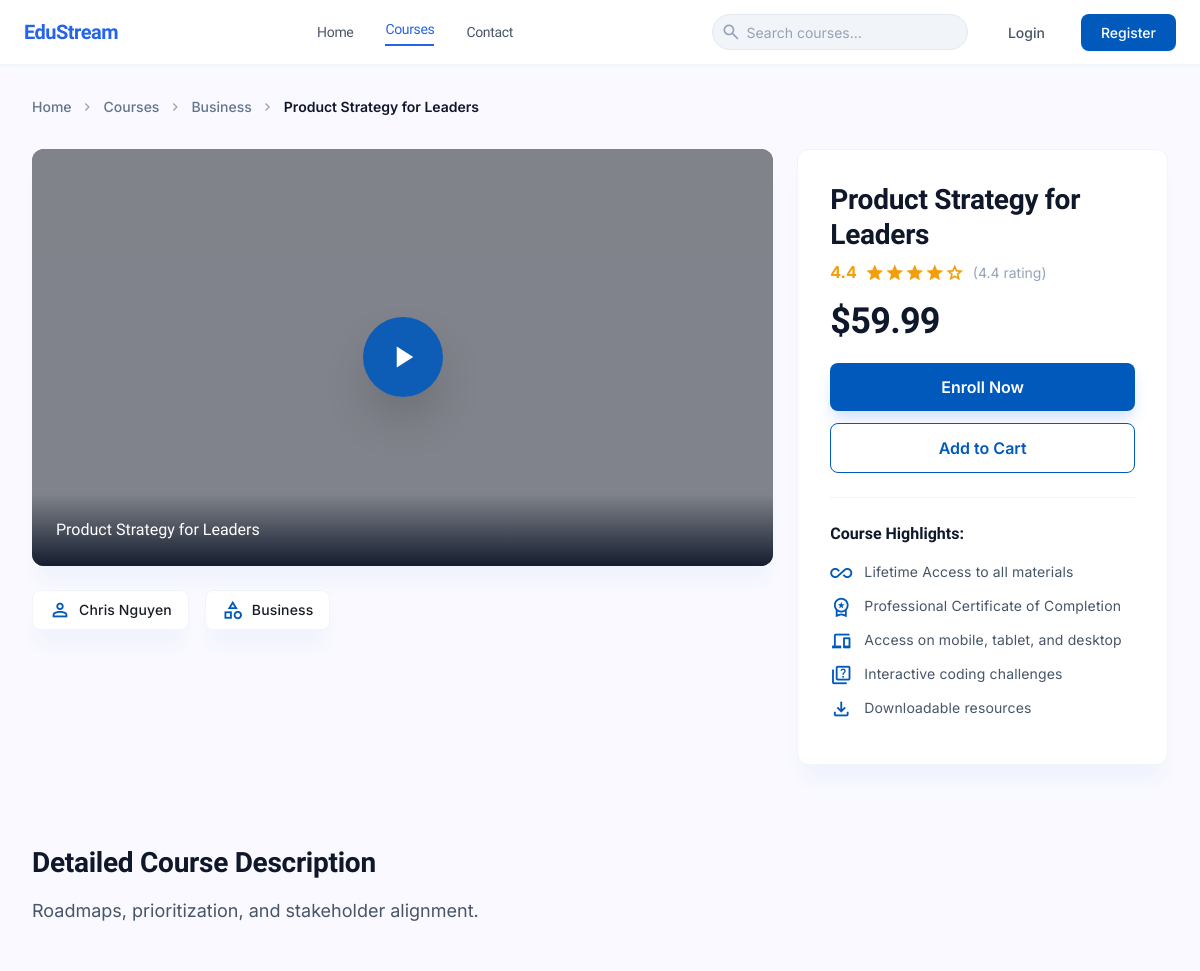
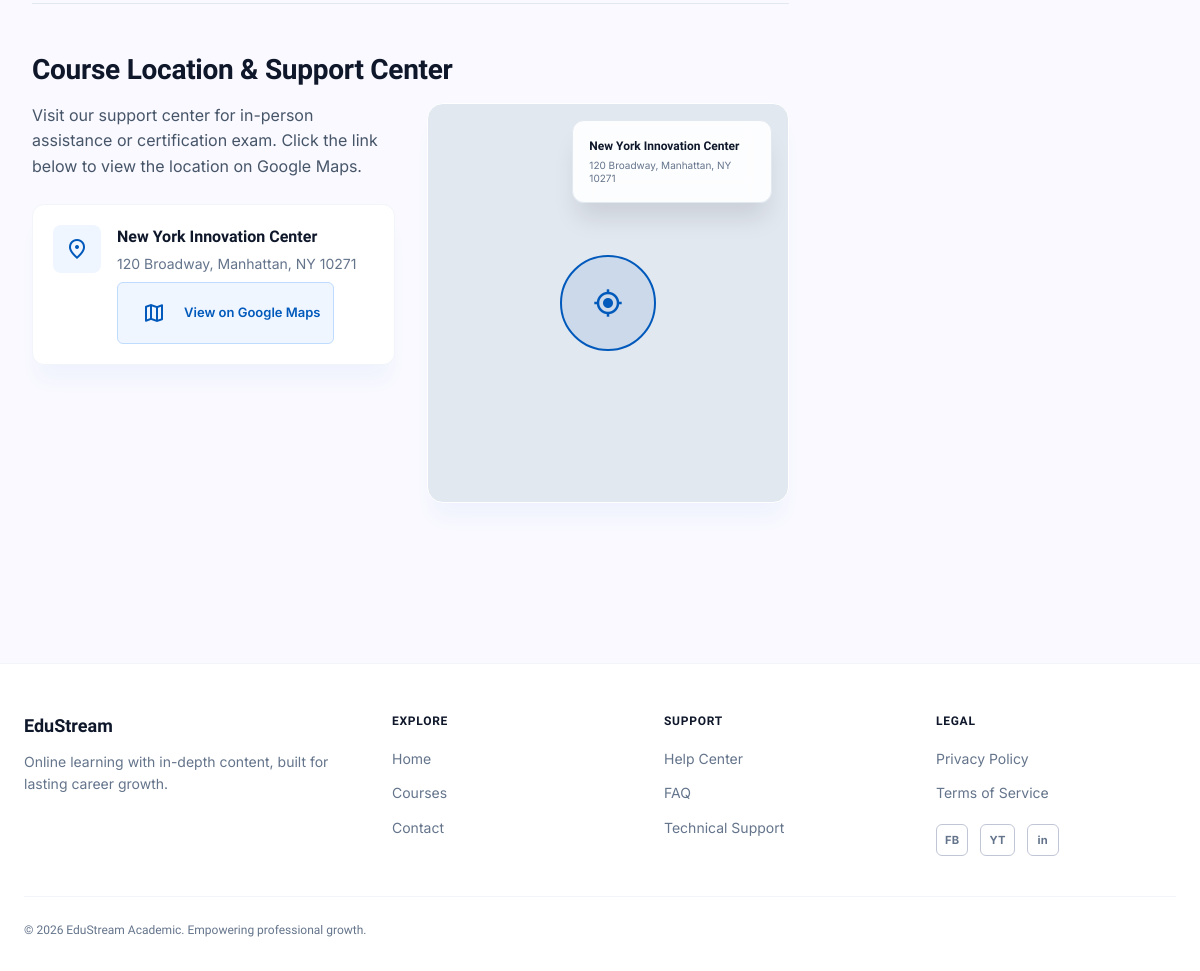
The app's page /courses/detail/product-strategy-leaders with its own data (2 pictures, top to bottom).
### tables this page shows
CREATE TABLE courses (
    course_id INT AUTO_INCREMENT PRIMARY KEY,
    title VARCHAR(200) NOT NULL,
    slug VARCHAR(220) NOT NULL,
    instructor VARCHAR(150) NOT NULL DEFAULT '',
    description TEXT,
    price DECIMAL(10, 2) NOT NULL DEFAULT 0.00,
    rating FLOAT DEFAULT 0,
    category_id INT,
    location_id INT,
    image_url VARCHAR(512),
    created_at TIMESTAMP DEFAULT CURRENT_TIMESTAMP,
    UNIQUE KEY uq_courses_slug (slug),
    FOREIGN KEY (category_id) REFERENCES categories(category_id) ON DELETE SET NULL,
    FOREIGN KEY (location_id) REFERENCES locations(location_id) ON DELETE SET NULL
);

CREATE TABLE categories (
    category_id INT AUTO_INCREMENT PRIMARY KEY,
    category_name VARCHAR(100) NOT NULL,
    description TEXT,
    created_at TIMESTAMP DEFAULT CURRENT_TIMESTAMP
);

CREATE TABLE locations (
    location_id INT AUTO_INCREMENT PRIMARY KEY,
    location_name VARCHAR(150) NOT NULL,
    address VARCHAR(255) NOT NULL,
    map_link TEXT NOT NULL,
    created_at TIMESTAMP DEFAULT CURRENT_TIMESTAMP
);

### app/controllers/CoursesController.php (called while the page is built, shortened)
<?php
class CoursesController extends Controller {
    public function detail($slug = '') {
        $courseModel = $this->model('CourseModel');
        $course = $courseModel->getCourseBySlug($slug);
        $data = [
            'title' => htmlspecialchars($course['title']) . ' - EduStream',
            'course' => $course
        ];
        $this->view('course_detail/course_detail', $data);
    }
}

### app/core/App.php (called while the page is built, shortened)
<?php
class App {
    protected $method = 'index';
    public function __construct() {
        $url = $this->parseUrl();
        if (isset($url[0]) && file_exists('app/controllers/' . ucfirst($url[0]) . 'Controller.php')) {
            unset($url[0]);
        }
        $this->controller = new $this->controller;
        if (isset($url[1])) {
            if (method_exists($this->controller, $url[1])) {
                $this->method = $url[1];
                unset($url[1]);
            }
        }
        $this->params = $url ? array_values($url) : [];
        call_user_func_array([$this->controller, $this->method], $this->params);
    }
    public function parseUrl() {
        if (isset($_GET['url'])) {
            return explode('/', filter_var(rtrim($_GET['url'], '/'), FILTER_SANITIZE_URL));
        }
    }
}

### index.php (called while the page is built, shortened)
<?php
new App();

### app/core/Database.php (called while the page is built, shortened)
<?php
class Database {
    private $host = 'localhost';
    private $user = 'root';
    private $pass = 'root';
    private $dbname = 'online_course_platform';
    private $port = '8889';
    private $dbh;
    private $stmt;
    public function __construct() {
        $dsn = 'mysql:host=' . $this->host . ';port=' . $this->port . ';dbname=' . $this->dbname . ';charset=utf8mb4';
        try {
            $this->dbh = new PDO($dsn, $this->user, $this->pass, array(
                PDO::ATTR_ERRMODE => PDO::ERRMODE_EXCEPTION,
                PDO::ATTR_DEFAULT_FETCH_MODE => PDO::FETCH_ASSOC
            ));
        } catch (PDOException $e) {
            die("Lỗi kết nối CSDL: " . $e->getMessage());
        }
    }
    public function query($sql) {
        $this->stmt = $this->dbh->prepare($sql);
    }
    public function bind($param, $value, $type = null) {
        if (is_null($type)) {
            switch (true) {
                default:
                    $type = PDO::PARAM_STR;
            }
        }
        $this->stmt->bindValue($param, $value, $type);
    }
    public function execute() {
        return $this->stmt->execute();
    }
    public function single() {
        $this->execute();
        return $this->stmt->fetch();
    }
}

### app/models/CourseModel.php (called while the page is built, shortened)
<?php
class CourseModel {
    private $db;
    public function __construct() {
        $this->db = new Database();
    }
    public function getCourseBySlug($slug) {
        $sql = "SELECT c.*,
                    cat.category_name,
                    l.location_name, l.address, l.map_link
                FROM courses c
                LEFT JOIN categories cat ON c.category_id = cat.category_id
                LEFT JOIN locations l ON c.location_id = l.location_id
                WHERE c.slug = :slug";
        $this->db->query($sql);
        $this->db->bind(':slug', $slug);
        return $this->db->single();
    }
}

### app/views/course_detail/course_detail.php (the view, shortened to what this page needs)
<?php
require __DIR__ . '/../includes/header.php';
?>
<main class="cd-main">
    <nav class="cd-breadcrumb" aria-label="Breadcrumb">
        <a href="<?= htmlspecialchars(BASE_URL) ?>/">Home</a>
        <span class="material-symbols-outlined cd-breadcrumb__sep" aria-hidden="true">chevron_right</span>
        <a href="<?= htmlspecialchars(BASE_URL) ?>/courses">Courses</a>
        <span class="material-symbols-outlined cd-breadcrumb__sep" aria-hidden="true">chevron_right</span>
        <a href="<?= htmlspecialchars(BASE_URL) ?>/courses"><?= htmlspecialchars($course['category_name'] ?? 'Category') ?></a>
        <span class="material-symbols-outlined cd-breadcrumb__sep" aria-hidden="true">chevron_right</span>
        <span class="cd-breadcrumb__current"><?= htmlspecialchars($course['title'] ?? '') ?></span>
    </nav>
    <div class="cd-layout">
        <div class="cd-primary">
            <div class="cd-video ambient-shadow">
                <div class="cd-video__play-wrap">
                    <button type="button" class="cd-video__play" aria-label="Play course preview">
                        <span class="material-symbols-outlined cd-play-icon" aria-hidden="true">play_arrow</span>
                    </button>
                </div>
                <div class="cd-video__caption">
                    <p><?= htmlspecialchars($course['title'] ?? 'Course Preview') ?></p>
                </div>
            </div>
            <div class="cd-meta-row">
                <div class="cd-meta-chip">
                    <span class="material-symbols-outlined" aria-hidden="true">person</span>
                    <span><?= htmlspecialchars($course['instructor'] ?? 'Instructor') ?></span>
                </div>
                <div class="cd-meta-chip">
                    <span class="material-symbols-outlined" aria-hidden="true">category</span>
                    <span><?= htmlspecialchars($course['category_name'] ?? 'General') ?></span>
                </div>
            </div>
        </div>
        <aside class="cd-sidebar">
            <div class="cd-purchase ambient-shadow">
                <div>
                    <h1 class="cd-purchase__title"><?= htmlspecialchars($course['title'] ?? '') ?></h1>
                    <div class="cd-purchase__rating-row">
                        <span class="cd-purchase__score"><?= number_format($course['rating'] ?? 0, 1) ?></span>
                        <div class="cd-purchase__stars" aria-hidden="true">
                            <?php
                            $rating = floatval($course['rating'] ?? 0);
                            $fullStars = floor($rating);
                            $hasHalf = ($rating - $fullStars) >= 0.5;
                            for ($i = 0; $i < 5; $i++):
                                if ($i < $fullStars):
                            ?>
                                <span class="material-symbols-outlined cd-star--fill">star</span>
                            <?php elseif ($i === $fullStars && $hasHalf): ?>
                                <span class="material-symbols-outlined cd-star--fill">star_half</span>
                            <?php else: ?>
                                <span class="material-symbols-outlined">star</span>
                            <?php endif; endfor; ?>
                        </div>
                        <span class="cd-purchase__reviews">(<?= number_format($rating, 1) ?> rating)</span>
                    </div>
                </div>
                <div class="cd-purchase__price-row">
                    <span class="cd-purchase__price">$<?= number_format($course['price'] ?? 0, 2) ?></span>
                </div>
                <div class="cd-purchase__actions">
                    <button type="button" class="cd-btn cd-btn--primary">Enroll Now</button>
                    <button type="button" class="cd-btn cd-btn--outline">Add to Cart</button>
                </div>
                <div class="cd-purchase__highlights">
                    <p class="cd-purchase__highlights-title">Course Highlights:</p>
                    <ul class="cd-purchase__list">
                        <li>
                            <span class="material-symbols-outlined" aria-hidden="true">all_inclusive</span>
                            Lifetime Access to all materials
                        </li>
                        <li>
                            <span class="material-symbols-outlined" aria-hidden="true">workspace_premium</span>
                            Professional Certificate of Completion
                        </li>
                        <li>
                            <span class="material-symbols-outlined" aria-hidden="true">devices</span>
                            Access on mobile, tablet, and desktop
                        </li>
                        <li>
                            <span class="material-symbols-outlined" aria-hidden="true">quiz</span>
                            Interactive coding challenges
                        </li>
                        <li>
                            <span class="material-symbols-outlined" aria-hidden="true">download</span>
                            Downloadable resources
                        </li>
                    </ul>
                </div>
            </div>
        </aside>
    </div>
    <section class="cd-body" aria-labelledby="cd-desc-heading">
        <div class="cd-prose-block">
            <h2 id="cd-desc-heading" class="cd-section-title">Detailed Course Description</h2>
            <div class="cd-prose">
                <p><?= nl2br(htmlspecialchars($course['description'] ?? 'No description available.')) ?></p>
            </div>
        </div>
        <?php if (!empty($course['location_name'])): ?>
        <div class="cd-centers">
            <h2 class="cd-section-title">Course Location &amp; Support Center</h2>
            <div class="cd-centers__grid">
                <div>
                    <p class="cd-centers__intro">Visit our support center for in-person assistance or certification exam. Click the link below to view the location on Google Maps.</p>
                    <div class="cd-location-list">
                        <div class="cd-location-card">
                            <span class="material-symbols-outlined" aria-hidden="true">location_on</span>
                            <div>
                                <h4><?= htmlspecialchars($course['location_name']) ?></h4>
                                <p><?= htmlspecialchars($course['address']) ?></p>
                                <div class="cd-location-card__meta">
                                    <a href="<?= htmlspecialchars($course['map_link']) ?>"
                                       target="_blank"
                                       rel="noopener noreferrer"
                                       class="cd-location-card__map-link">
                                        <span class="material-symbols-outlined" aria-hidden="true">map</span>
                                        View on Google Maps
                                    </a>
                                </div>
                            </div>
                        </div>
                    </div>
                </div>
                <div class="cd-map ambient-shadow">
                    <div class="cd-map__card">
                        <h3><?= htmlspecialchars($course['location_name']) ?></h3>
                        <p><?= htmlspecialchars($course['address']) ?></p>
                    </div>
                    <div class="cd-map__center-icon">
                        <span class="cd-map__pulse">
                            <span class="material-symbols-outlined cd-star--fill" aria-hidden="true">my_location</span>
                        </span>
                    </div>
                </div>
            </div>
        </div>
        <?php endif; ?>
    </section>
</main>
<?php require __DIR__ . '/../includes/footer.php'; ?>

### public/css/home.css (style rules this page uses)
:root { --color-primary: #0059bb; --color-surface-container-low: #f1f3fe; --color-outline-variant: #c1c6d7; --color-secondary: #575f67; --color-surface-container: #ebedf9; --color-primary-fixed: #d8e2ff; --color-on-primary-fixed: #001a41; --color-on-surface: #181c23; --color-page-bg: #f8fafc; --font-lexend: "Lexend", system-ui, sans-serif; --font-inter: "Inter", system-ui, sans-serif; --container-max: 1320px; --nav-height: 4rem; }
.material-symbols-outlined { font-variation-settings: "FILL" 0, "wght" 400, "GRAD" 0, "opsz" 24; }
.ambient-shadow { box-shadow: 0 20px 40px -15px rgba(0, 89, 187, 0.08); }
.home-page, .site-page { margin: 0; font-family: var(--font-inter); font-size: 1rem; line-height: 1.5; color: var(--color-on-surface); background-color: var(--color-page-bg); }
.home-page *, .home-page *::before, .home-page *::after, .site-page *, .site-page *::before, .site-page *::after { box-sizing: border-box; }

### records on screen
courses: category.category_name "Business", title "Product Strategy for Leaders", instructor "Chris Nguyen", rating "4.4", price "59.99", description "Roadmaps, prioritization, and stakeholder alignment.", location.location_name "New York Innovation Center", location.address "120 Broadway, Manhattan, NY 10271"
